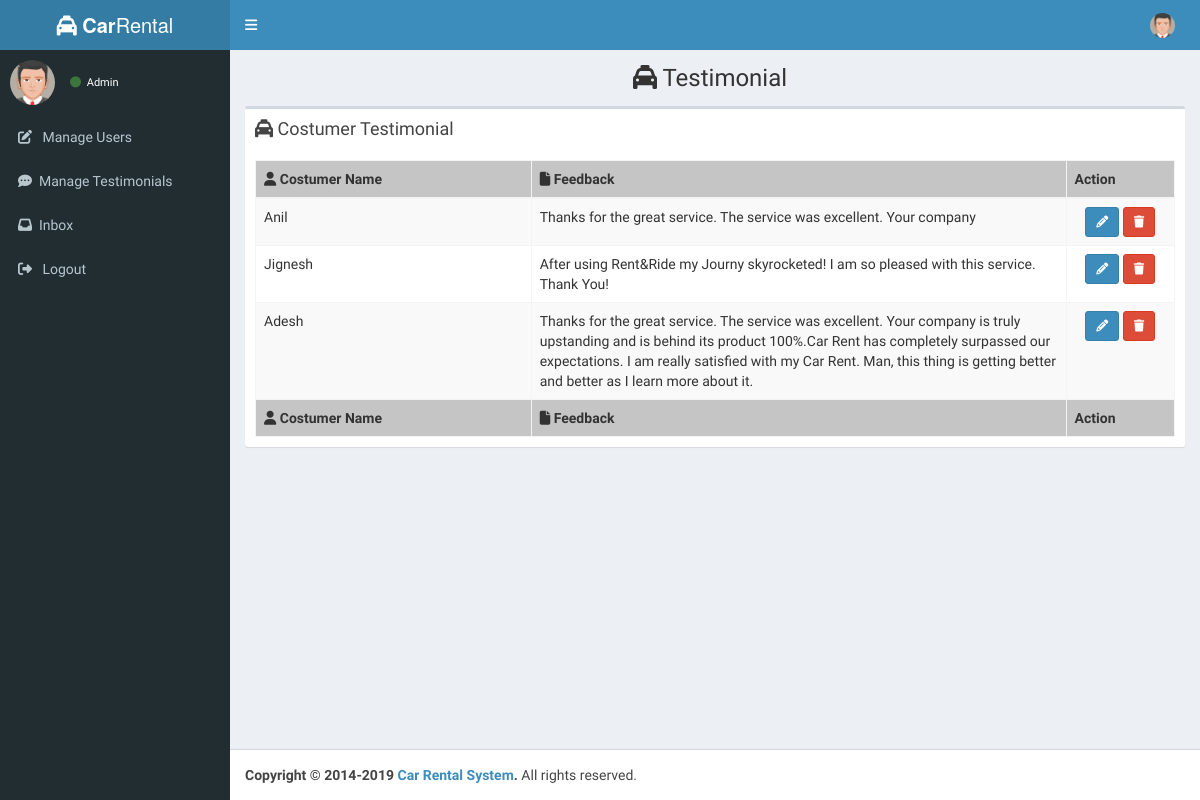
The app's page /admin/testimonial.php with its own data.
### tables this page shows
CREATE TABLE `tbl_testimonial` (
  `t_id` int(11) NOT NULL,
  `t_name` varchar(25) NOT NULL,
  `t_feedback` varchar(300) NOT NULL,
  `t_postingdate` date NOT NULL DEFAULT current_timestamp(),
  `t_status` varchar(10) NOT NULL
);

### admin/testimonial.php (the view, shortened to what this page needs)
<?php
include('../includes/config.php');
?>
<!DOCTYPE html>
<html>
<head>
  <link rel="stylesheet" href="../userpanel/bower_components/bootstrap/dist/css/bootstrap.min.css">
  <link rel="stylesheet" href="https://cdnjs.cloudflare.com/ajax/libs/font-awesome/6.1.1/css/all.min.css" />
  <link rel="stylesheet" href="../userpanel/bower_components/Ionicons/css/ionicons.min.css">
  <link rel="stylesheet" href="../userpanel/bower_components/datatables.net-bs/css/dataTables.bootstrap.min.css">
  <link rel="stylesheet" href="../userpanel/dist/css/AdminLTE.min.css">
  <link rel="stylesheet" href="../userpanel/dist/css/skins/_all-skins.min.css">
</head>
<?php include('includes/header.php') ?>
<?php include('includes/sidebar.php') ?>
<body class="hold-transition skin-blue sidebar-mini">
  <div class="wrapper">
    <div class="content-wrapper">
      <section class="content-header">
        <h1 align="center">
          <i class="fa fa-cab"></i> Testimonial
        </h1>
      </section>
      <section class="content">
        <div class="row">
          <div class="col-xs-12">
            <div class="box">
              <div class="box-header">
                <h3 class="box-title"><i class="fa fa-cab"></i> Costumer Testimonial </h3>
              </div>
              <div class="box-body">
                <table id="example1" class="table table-bordered table-striped">
                  <thead>
                    <tr style="background-color: #c5c5c5;">
                      <th style="width: 30%"><i class="fa fa-user"></i> Costumer Name</th>
                      <th><i class="fa fa-file"></i> Feedback</th>
                      <th style="width: 11.8%"> Action </th>
                    </tr>
                  </thead>
                  <tbody>
                    <?php
                    $query = "SELECT * FROM tbl_testimonial";
                    $result = mysqli_query($conn, $query);
                    while ($row = mysqli_fetch_assoc($result)) {
                    ?>
                      <tr>
                        <td> <?php echo $row['t_name']; ?> </td>
                        <td> <?php echo $row['t_feedback']; ?> </td>
                        <td align="center">
                          <a href="edittestimonial.php?t_id=<?php echo $row['t_id']; ?>">
                            <button type=" button" class="btn btn-primary btn-sm"><i class="fa fa-pencil"></i></button></a>
                          <a class="dropdown-item" onclick="return confirm('Do you really want to delete this record?');" href="testimonial.php?t_id=<?php echo $row['t_id']; ?>&action=delete"><i class="bx bx-trash me-1"></i>
                            <button type="button" class="btn btn-danger btn-sm"><i class="fa fa-trash"></i></button></a>
                        </td>
                      </tr>
                    <?php } ?>
                  </tbody>
                  <tfoot>
                    <tr style="background-color: #c5c5c5;">
                      <th style="width: 30%"><i class="fa fa-user"></i> Costumer Name</th>
                      <th><i class="fa fa-file"></i> Feedback</th>
                      <th style="width: 11.8%"> Action</th>
                    </tr>
                  </tfoot>
                </table>
              </div>
            </div>
          </div>
        </div>
      </section>
    </div>
    <footer class="main-footer">
      <strong>Copyright &copy; 2014-2019 <a href="https://adminlte.io">Car Rental System</a>.</strong> All rights
      reserved.
    </footer>
  </div>
</body>
</html>

### records on screen
tbl_testimonial: t_name "Anil", t_feedback "Thanks for the great service. The service was excellent. Your company"
tbl_testimonial: t_name "Jignesh", t_feedback "After using Rent&Ride my Journy skyrocketed! I am so pleased with this service. Thank You!"
tbl_testimonial: t_name "Adesh", t_feedback "Thanks for the great service. The service was excellent. Your company is truly upstanding and is behind its product 100%.Car Rent has completely surpassed our expectations. I am really satisfied with my Car Rent. Man, this thing is getting better and better as I learn more about it."
